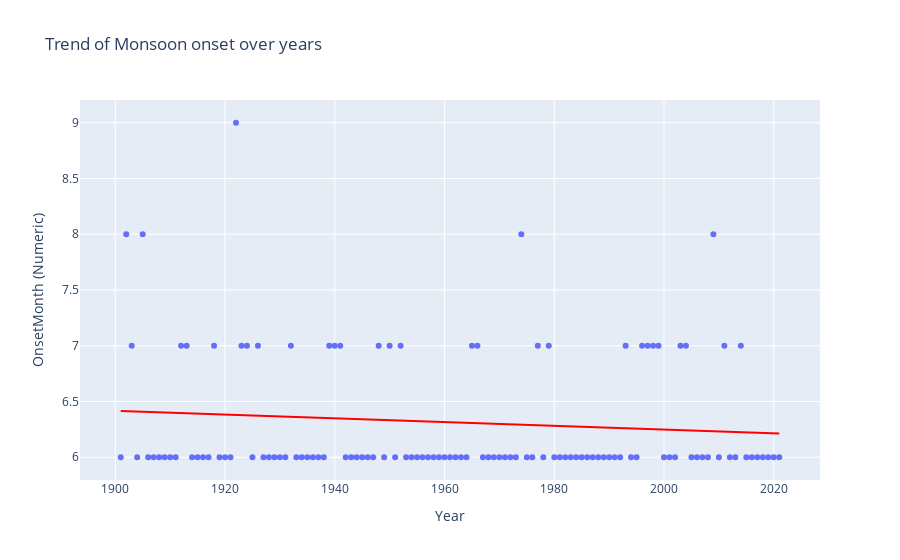

Notebook code for this chart:
### Code cell
#Q-5 Trend of Monsoon onset over years
monsoon_month=['June','July','Aug','Sept']
onset_month=[]

for idx, row in df.iterrows():
   year=row['Year']
   for month in monsoon_month:
      if row[month] > 68:
         onset_month.append({'Year': year, 'OnsetMonth': month})
         break

df_onset=pd.DataFrame(onset_month)
month_order = {'June':6, 'July':7, 'Aug':8, 'Sept':9}
df_onset['NumericOnset']=df_onset['OnsetMonth'].map(month_order)

fig=px.scatter(
   df_onset,
   x='Year',
   y='NumericOnset',
   trendline='ols',
   trendline_color_override='red',
   labels={'NumericOnset': 'OnsetMonth (Numeric)'},
   title='Trend of Monsoon onset over years'
)

fig.show()
